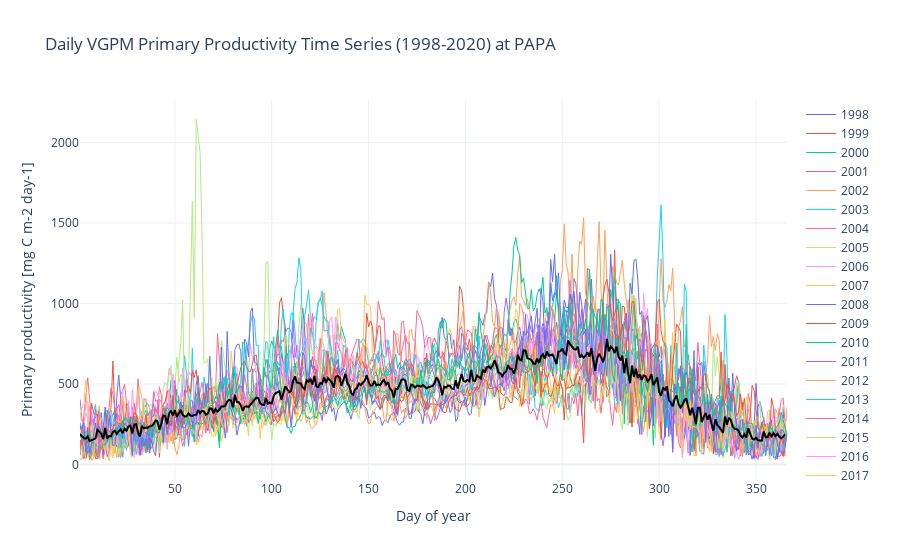

Write notebook code for a chart like this one.
### Code cell
# plot 
# Group by year
years = pd.DatetimeIndex(ds_vgpm.time.values).year.unique()

fig = go.Figure()

# Plot one line per year 
for year in years:
    yearly_data = ds_vgpm.sel(time=str(year))["npp"]
    fig.add_trace(go.Scatter(
        x=yearly_data.time.dt.dayofyear,
        y=yearly_data.values,
        mode='lines',
        line=dict(width=1),
        name=str(year),
        showlegend=True 
    ))

# Plot climatology in black
fig.add_trace(go.Scatter(
    x=median_npp_vgpm['day'],
    y=median_npp_vgpm.values,
    mode='lines',
    name='Median',
    line=dict(color='black', width=2)
))

fig.update_layout(
    title='Daily VGPM Primary Productivity Time Series (1998-2020) at PAPA',
    xaxis_title='Day of year',
    yaxis_title='Primary productivity [mg C m-2 day-1]',
    template='plotly_white'
)

fig.show()

### Figure 1 — Plotly figure (JSON) as saved in the notebook; plotly's stock layout.template omitted (floating-point values rounded to 4 significant figures; data arrays with more than 128 entries replaced by an {"elided": "..."} marker saying what was removed)
{"data": [{"line": {"width": 1}, "mode": "lines", "name": "1998", "showlegend": true, "type": "scatter", "x": {"elided": "365 int values"}, "y": {"elided": "365 float values"}}, {"line": {"width": 1}, "mode": "lines", "name": "1999", "showlegend": true, "type": "scatter", "x": {"elided": "365 int values"}, "y": {"elided": "365 float values"}}, {"line": {"width": 1}, "mode": "lines", "name": "2000", "showlegend": true, "type": "scatter", "x": {"elided": "365 int values"}, "y": {"elided": "365 float values"}}, {"line": {"width": 1}, "mode": "lines", "name": "2001", "showlegend": true, "type": "scatter", "x": {"elided": "365 int values"}, "y": {"elided": "365 float values"}}, {"line": {"width": 1}, "mode": "lines", "name": "2002", "showlegend": true, "type": "scatter", "x": {"elided": "365 int values"}, "y": {"elided": "365 float values"}}, {"line": {"width": 1}, "mode": "lines", "name": "2003", "showlegend": true, "type": "scatter", "x": {"elided": "365 int values"}, "y": {"elided": "365 float values"}}, {"line": {"width": 1}, "mode": "lines", "name": "2004", "showlegend": true, "type": "scatter", "x": {"elided": "365 int values"}, "y": {"elided": "365 float values"}}, {"line": {"width": 1}, "mode": "lines", "name": "2005", "showlegend": true, "type": "scatter", "x": {"elided": "365 int values"}, "y": {"elided": "365 float values"}}, {"line": {"width": 1}, "mode": "lines", "name": "2006", "showlegend": true, "type": "scatter", "x": {"elided": "365 int values"}, "y": {"elided": "365 float values"}}, {"line": {"width": 1}, "mode": "lines", "name": "2007", "showlegend": true, "type": "scatter", "x": {"elided": "365 int values"}, "y": {"elided": "365 float values"}}, {"line": {"width": 1}, "mode": "lines", "name": "2008", "showlegend": true, "type": "scatter", "x": {"elided": "365 int values"}, "y": {"elided": "365 float values"}}, {"line": {"width": 1}, "mode": "lines", "name": "2009", "showlegend": true, "type": "scatter", "x": {"elided": "365 int values"}, "y": {"elided": "365 float values"}}, {"line": {"width": 1}, "mode": "lines", "name": "2010", "showlegend": true, "type": "scatter", "x": {"elided": "365 int values"}, "y": {"elided": "365 float values"}}, {"line": {"width": 1}, "mode": "lines", "name": "2011", "showlegend": true, "type": "scatter", "x": {"elided": "365 int values"}, "y": {"elided": "365 float values"}}, {"line": {"width": 1}, "mode": "lines", "name": "2012", "showlegend": true, "type": "scatter", "x": {"elided": "365 int values"}, "y": {"elided": "365 float values"}}, {"line": {"width": 1}, "mode": "lines", "name": "2013", "showlegend": true, "type": "scatter", "x": {"elided": "365 int values"}, "y": {"elided": "365 float values"}}, {"line": {"width": 1}, "mode": "lines", "name": "2014", "showlegend": true, "type": "scatter", "x": {"elided": "365 int values"}, "y": {"elided": "365 float values"}}, {"line": {"width": 1}, "mode": "lines", "name": "2015", "showlegend": true, "type": "scatter", "x": {"elided": "365 int values"}, "y": {"elided": "365 float values"}}, {"line": {"width": 1}, "mode": "lines", "name": "2016", "showlegend": true, "type": "scatter", "x": {"elided": "365 int values"}, "y": {"elided": "365 float values"}}, {"line": {"width": 1}, "mode": "lines", "name": "2017", "showlegend": true, "type": "scatter", "x": {"elided": "365 int values"}, "y": {"elided": "365 float values"}}, {"line": {"width": 1}, "mode": "lines", "name": "2018", "showlegend": true, "type": "scatter", "x": {"elided": "365 int values"}, "y": {"elided": "365 float values"}}, {"line": {"width": 1}, "mode": "lines", "name": "2019", "showlegend": true, "type": "scatter", "x": {"elided": "365 int values"}, "y": {"elided": "365 float values"}}, {"line": {"width": 1}, "mode": "lines", "name": "2020", "showlegend": true, "type": "scatter", "x": {"elided": "365 int values"}, "y": {"elided": "365 float values"}}, {"line": {"color": "black", "width": 2}, "mode": "lines", "name": "Median", "type": "scatter", "x": {"elided": "365 int values"}, "y": {"elided": "365 float values"}}], "layout": {"title": {"text": "Daily VGPM Primary Productivity Time Series (1998-2020) at PAPA"}, "xaxis": {"title": {"text": "Day of year"}}, "yaxis": {"title": {"text": "Primary productivity [mg C m-2 day-1]"}}}}
